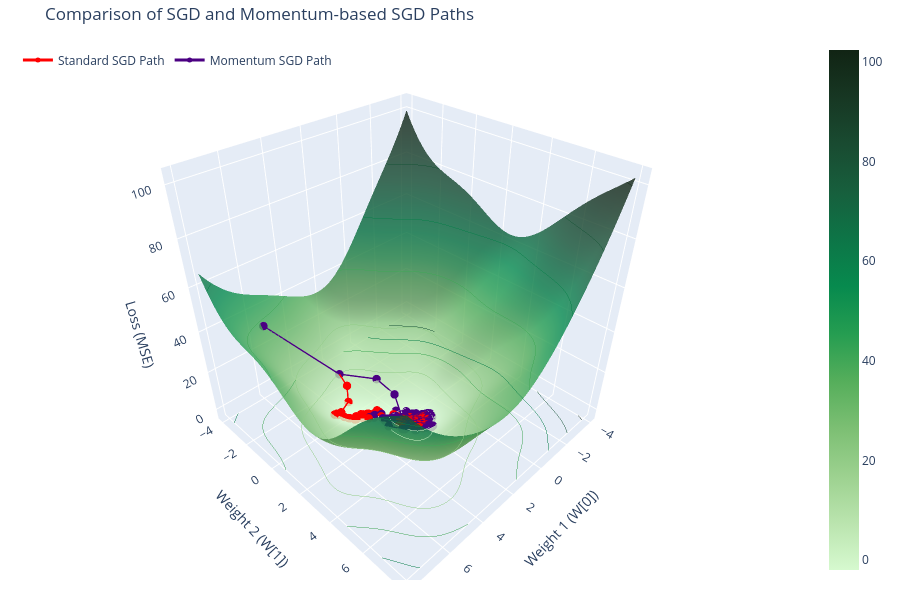

Notebook source saved alongside this figure:
### Code cell
import numpy as np
import plotly.graph_objects as go
from plotly.offline import init_notebook_mode

# Initialize notebook mode for Plotly (if running in a Jupyter environment)
init_notebook_mode(connected=True)

# Generate a simple dataset for a linear regression task with 2D weights
np.random.seed(42)
X_data = np.linspace(-2, 2, 200).reshape(-1, 1)
X_data = np.hstack((X_data, np.ones_like(X_data)))  # Adding a bias column
y_data = 3 * X_data[:, 0] + 2 + np.random.normal(0, 0.5, X_data.shape[0])  # Linear relationship with noise

# Define the loss function (Mean Squared Error) with a sinusoidal term (non-convex)
def loss_function(W, X, y):
    preds = W[0] * X[:, 0] + W[1] * X[:, 1]
    return np.mean((preds - y)**2) + 5 * np.sin(W[0]) * np.cos(W[1])

# Define the gradient of the loss function
def gradient(W, x, y):
    preds = W[0] * x[:, 0] + W[1] * x[:, 1]
    error = preds - y
    grad_w0 = np.mean(2 * error * x[:, 0]) + 5 * np.cos(W[0]) * np.cos(W[1])
    grad_w1 = np.mean(2 * error * x[:, 1]) - 5 * np.sin(W[0]) * np.sin(W[1])
    return np.array([grad_w0, grad_w1])

# Initialize parameters for SGD and Momentum-SGD
learning_rate = 0.09
beta = 0.45  # Momentum coefficient
epochs = 1
W_sgd = np.array([6.0, -3.])  # Initial weights for SGD
W_momentum = W_sgd.copy()       # Initial weights for Momentum SGD

# Initialize momentum term
velocity = np.array([0.0, 0.0])  # Initial momentum (v_0)

# Lists to store weight and loss values for plotting
W_vals_sgd, loss_vals_sgd = [W_sgd.copy()], [loss_function(W_sgd, X_data, y_data)]
W_vals_momentum, loss_vals_momentum = [W_momentum.copy()], [loss_function(W_momentum, X_data, y_data)]

# Perform SGD and Momentum-based SGD
for epoch in range(epochs):
    indices = np.random.permutation(len(X_data))
    X_data_shuffled = X_data[indices]
    y_data_shuffled = y_data[indices]
    
    for i in range(len(X_data_shuffled)):
        x_i = X_data_shuffled[i].reshape(1, -1)
        y_i = y_data_shuffled[i]
        
        # Standard SGD update
        grad_sgd = gradient(W_sgd, x_i, np.array([y_i]))
        W_sgd -= learning_rate * grad_sgd
        W_vals_sgd.append(W_sgd.copy())
        loss_vals_sgd.append(loss_function(W_sgd, X_data, y_data))
        
        # Momentum-based SGD update
        grad_momentum = gradient(W_momentum, x_i, np.array([y_i]))
        velocity = beta * velocity + learning_rate * grad_momentum
        W_momentum -= velocity
        W_vals_momentum.append(W_momentum.copy())
        loss_vals_momentum.append(loss_function(W_momentum, X_data, y_data))

# Convert weight values into 3D coordinates for plotting
W_vals_sgd = np.array(W_vals_sgd)
loss_vals_sgd = np.array(loss_vals_sgd)
x_path_sgd, y_path_sgd = W_vals_sgd[:, 0], W_vals_sgd[:, 1]
z_path_sgd = loss_vals_sgd

W_vals_momentum = np.array(W_vals_momentum)
loss_vals_momentum = np.array(loss_vals_momentum)
x_path_momentum, y_path_momentum = W_vals_momentum[:, 0], W_vals_momentum[:, 1]
z_path_momentum = loss_vals_momentum

# Create a meshgrid for the 3D surface of the loss function
x_range = np.linspace(-4, 8, 100)
y_range = np.linspace(-4, 8, 100)
X, Y = np.meshgrid(x_range, y_range)
Z = np.array([loss_function([x, y], X_data, y_data) for x, y in zip(np.ravel(X), np.ravel(Y))])
Z = Z.reshape(X.shape)

# Plotting with Plotly
fig = go.Figure()

# Add the 3D surface for the non-convex loss function
fig.add_trace(go.Surface(z=Z, x=X, y=Y, colorscale="algae", opacity=0.8))
fig.update_traces(contours_z=dict(show=True, usecolormap=True,
                                  highlightcolor="black", project_z=True))
# Add the SGD path as a scatter plot
fig.add_trace(go.Scatter3d(
    x=x_path_sgd, y=y_path_sgd, z=z_path_sgd,
    mode='markers+lines',
    marker=dict(size=5, color='red'),
    line=dict(color='red', width=3),
    name="Standard SGD Path"
))

# Add the Momentum-SGD path as a scatter plot
fig.add_trace(go.Scatter3d(
    x=x_path_momentum, y=y_path_momentum, z=z_path_momentum,
    mode='markers+lines',
        marker=dict(size=5, color='indigo'),
    line=dict(color='indigo', width=3),
    name="Momentum SGD Path"
))

# Labels and layout adjustments
fig.update_layout(
    title="Comparison of SGD and Momentum-based SGD Paths",
    scene=dict(
        xaxis_title='Weight 1 (W[0])',
        yaxis_title='Weight 2 (W[1])',
        zaxis_title='Loss (MSE)',
    ), width=900,
    height=600,
    margin=dict(l=10, r=10, t=40, b=20),
    legend=dict(
    orientation="h",
    yanchor="top",
    y=0.99,
    xanchor="left",
    x=0.01),
)

fig.show()

### Figure 1 — Plotly figure (JSON) as saved in the notebook; plotly's stock layout.template omitted (floating-point values rounded to 4 significant figures; data arrays with more than 128 entries replaced by an {"elided": "..."} marker saying what was removed)
{"data": [{"colorscale": [[0, "rgb(214, 249, 207)"], [0.09091, "rgb(186, 228, 174)"], [0.1818, "rgb(156, 209, 143)"], [0.2727, "rgb(124, 191, 115)"], [0.3636, "rgb(85, 174, 91)"], [0.4545, "rgb(37, 157, 81)"], [0.5455, "rgb(7, 138, 78)"], [0.6364, "rgb(13, 117, 71)"], [0.7273, "rgb(23, 95, 61)"], [0.8182, "rgb(25, 75, 49)"], [0.9091, "rgb(23, 55, 35)"], [1, "rgb(17, 36, 20)"]], "contours": {"z": {"highlightcolor": "black", "project": {"z": true}, "show": true, "usecolormap": true}}, "opacity": 0.8, "type": "surface", "x": {"elided": "100x100 float values"}, "y": {"elided": "100x100 float values"}, "z": {"elided": "100x100 float values"}}, {"line": {"color": "red", "width": 3}, "marker": {"color": "red", "size": 5}, "mode": "markers+lines", "name": "Standard SGD Path", "type": "scatter3d", "x": {"elided": "201 float values"}, "y": {"elided": "201 float values"}, "z": {"elided": "201 float values"}}, {"line": {"color": "indigo", "width": 3}, "marker": {"color": "indigo", "size": 5}, "mode": "markers+lines", "name": "Momentum SGD Path", "type": "scatter3d", "x": {"elided": "201 float values"}, "y": {"elided": "201 float values"}, "z": {"elided": "201 float values"}}], "layout": {"height": 600, "legend": {"orientation": "h", "x": 0.01, "xanchor": "left", "y": 0.99, "yanchor": "top"}, "margin": {"b": 20, "l": 10, "r": 10, "t": 40}, "scene": {"xaxis": {"title": {"text": "Weight 1 (W[0])"}}, "yaxis": {"title": {"text": "Weight 2 (W[1])"}}, "zaxis": {"title": {"text": "Loss (MSE)"}}}, "title": {"text": "Comparison of SGD and Momentum-based SGD Paths"}, "width": 900}}
